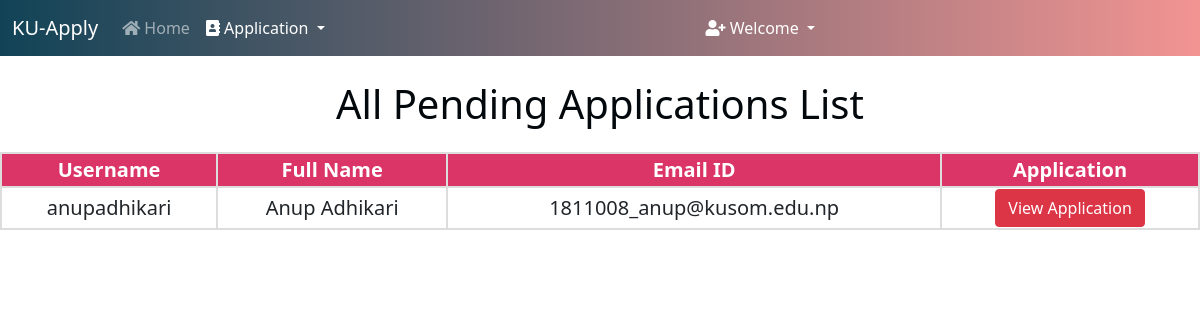
/pending_applications/ (signed in), run on the app's committed database.
### college/models.py (models this page shows, shortened)
class Application(models.Model):
    COURSES = (
    ('Bachelor of Business Information Systems', 'Bachelor of Business Information Systems'),
    ('Bachelor of Business Adminstration', 'Bachelor of Business Adminstration'),
    )
    STATUS = (
        ('Approved', 'Approved'),
        ('Pending', 'Pending'),
        ('Rejected', 'Rejected'),
    )
    user = models.OneToOneField(User, on_delete=models.CASCADE, blank=True, null=True)
    course = models.CharField(max_length=100, choices= COURSES)
    name = models.CharField(max_length=200)
    email = models.CharField(max_length=200)
    phone_no = models.CharField(max_length=200)
    address = models.TextField(max_length=200)
    student_profile = models.ImageField(upload_to="images")
    voucher = models.ImageField(upload_to="images", null=True)
    SLC_passing_certificate = models.ImageField(upload_to="images", null=True)
    SLC_percentage = models.DecimalField(max_digits=4, decimal_places=2, null=True)
    SLC_marksheet = models.ImageField(upload_to="images", null=True)
    SLC_passing_certificate = models.ImageField(upload_to="images", null=True)
    SLC_leaving_certificate = models.ImageField(upload_to="images", null=True)
    high_percentage = models.DecimalField(max_digits=4, decimal_places=2, null=True)
    high_marksheet = models.ImageField(upload_to="images", null=True)
    high_passing_certificate = models.ImageField(upload_to="images", null=True)
    high_leaving_certificate = models.ImageField(upload_to="images", null=True)
    Application_Status = models.TextField(max_length=100, choices=STATUS, default="Pending")
    message = models.TextField(max_length=100, default="", null=True, blank=True)

### college/views.py (the view)
# urls.py: path("pending_applications/", views.pending_applications, name="pending_applications"),
def pending_applications(request):
    if not request.user.is_superuser:
        return redirect("/login")
    pending = Application.objects.filter(Application_Status="Pending")
    return render(request, "pending_applications.html", {'pending':pending})

### college/templates/pending_applications.html (shortened to what this page needs)
{% extends 'admin.html' %}
    {% block body %}
    <h1 class="mt-4">All Pending Applications List</h1>
    <div class="users-table mt-4">
    <table>
        <tbody>
            <tr>
                <th>Username</th>
                <th>Full Name</th>
                <th>Email ID</th>
                <th>Application</th>
            </tr>
            {% for i in pending %}
            <tr>
                <td>{{i.user}}</td>
                <td>{{i.name}}</td>
                <td>{{i.email}}</td>
                <td><a href="/student_application/{{i.id}}/" class="btn btn-danger">View Application</a></td>
            </tr>
            {% endfor %}
        </tbody>
    </table>
    {% endblock %}

### college/templates/pending_applications.html (style rules this page uses)
h1 { text-align: center; color: #03080c; }
table { border-collapse: collapse; width: 100%; text-align: center; font-size: 20px; }
th { background-color: #db3466; color: white; }
th, td { border: 2px solid #ddd; }

### data on the page
Application: user "anupadhikari", name "Anup Adhikari", email "1811008_anup@kusom.edu.np"
